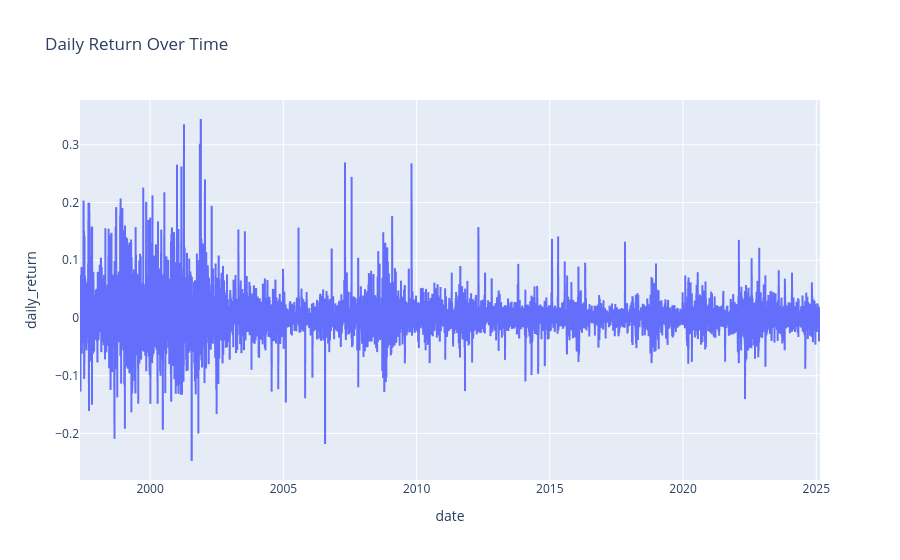

Notebook code cell kept with this figure:
### Code cell
px.line(df,x= df.index,y= 'daily_return',title='Daily Return Over Time')

### Figure 1 — Plotly figure (JSON) as saved in the notebook; plotly's stock layout.template omitted (floating-point values rounded to 4 significant figures; data arrays with more than 128 entries replaced by an {"elided": "..."} marker saying what was removed)
{"data": [{"hovertemplate": "date=%{x}<br>daily_return=%{y}<extra></extra>", "legendgroup": "", "line": {"color": "#636efa", "dash": "solid"}, "marker": {"symbol": "circle"}, "mode": "lines", "name": "", "showlegend": false, "type": "scattergl", "x": {"elided": "6986 str values"}, "xaxis": "x", "y": {"elided": "6986 float values"}, "yaxis": "y"}], "layout": {"legend": {"tracegroupgap": 0}, "title": {"text": "Daily Return Over Time"}, "xaxis": {"anchor": "y", "domain": [0, 1], "title": {"text": "date"}}, "yaxis": {"anchor": "x", "domain": [0, 1], "title": {"text": "daily_return"}}}}
